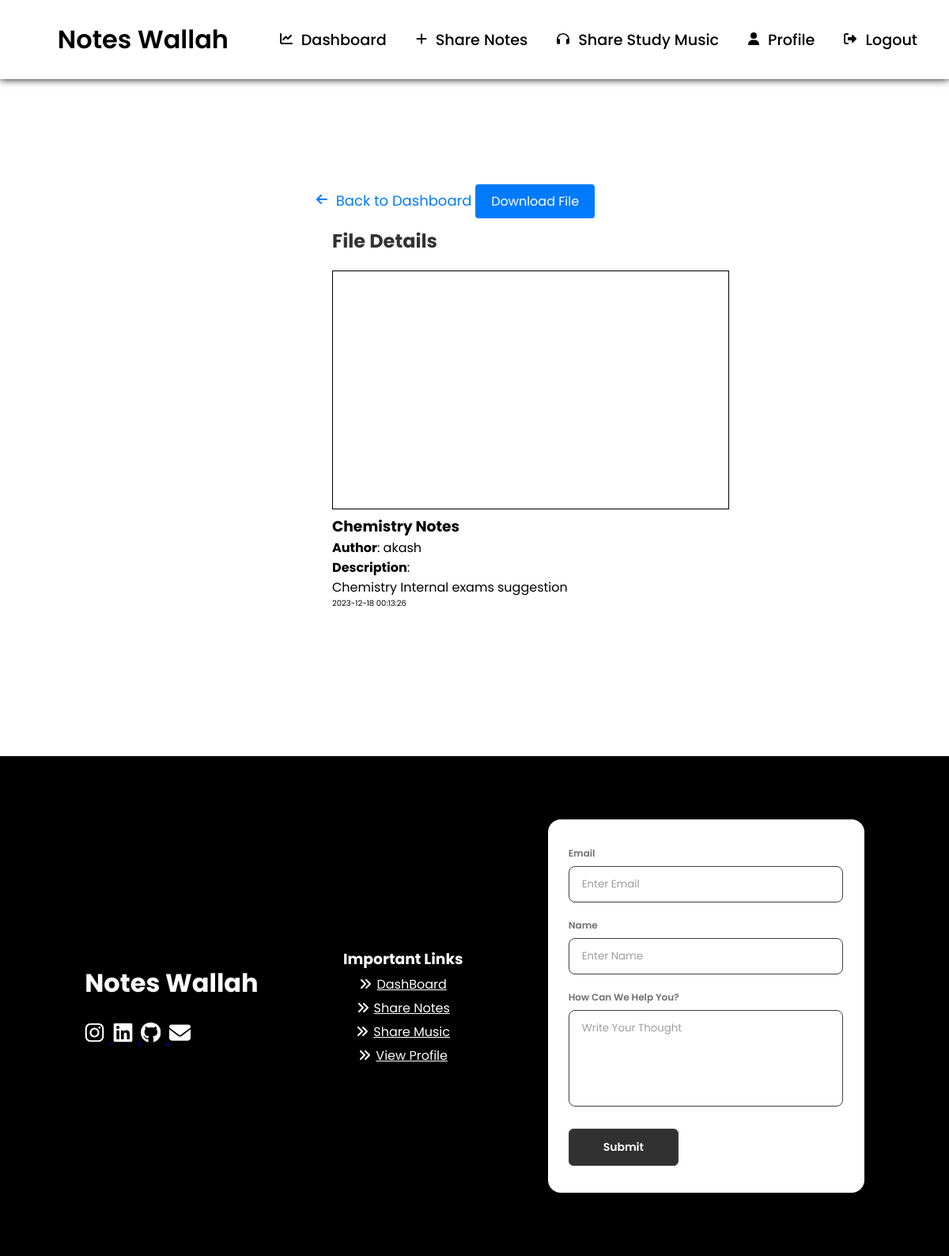
The page /view_post/1 on the database its author committed.
### app.py (models this page shows)
class Post(db.Model):
    id = db.Column(db.Integer, primary_key=True)
    file_name = db.Column(db.String(100), nullable=False)
    file_description = db.Column(db.Text, nullable=True)
    file_path = db.Column(db.String(255), nullable=False)
    posted_at = db.Column(db.DateTime, default=ist_now)
    user_id = db.Column(db.Integer, db.ForeignKey('user.id'), nullable=False)

class User(db.Model):
    id = db.Column(db.Integer, primary_key=True)
    username = db.Column(db.String(30), nullable=False)
    email = db.Column(db.Text, nullable=False)
    password = db.Column(db.Text, nullable=False)
    posts = db.relationship('Post', backref='author', lazy=True)
    musics = db.relationship('Music', backref='author', lazy=True)
    profile_picture = db.Column(db.String(255), default='static/img/default.png')

### app.py (the view)
@app.route('/view_post/<int:post_id>')
def view_post(post_id):
    post = Post.query.get(post_id)
    file_path = post.file_path.replace("static/", "")
    if post:
        return render_template('view_post.html', post=post, file_path=file_path)
    else:
        abort(404)

### templates/view_post.html (shortened to what this page needs)
{% extends 'base.html' %}
{% block body %}
<div class="nav">
    <span id="mobileFriendlyHeader" style="display: flex; align-items: center; justify-content: space-between; margin: auto;">
        <a href="/dashboard" class="nav-brand">Notes Wallah</a>
    </span>
    <div class="nav-links">
        <a href="/dashboard">
            Dashboard
        </a>
        <a href="/create_post">
            <svg xmlns="http://www.w3.org/2000/svg" height="16" width="14" viewBox="0 0 448 512">
                <path fill="#000000"
                    d="M256 80c0-17.7-14.3-32-32-32s-32 14.3-32 32V224H48c-17.7 0-32 14.3-32 32s14.3 32 32 32H192V432c0 17.7 14.3 32 32 32s32-14.3 32-32V288H400c17.7 0 32-14.3 32-32s-14.3-32-32-32H256V80z" />
            </svg>
            Share Notes
        </a>
        <a href="/study_music">
            Share Study Music
        </a>
        <a href="/profile">
            <svg xmlns="http://www.w3.org/2000/svg" height="16" width="14" viewBox="0 0 448 512">
                <path fill="#000000"
                    d="M224 256A128 128 0 1 0 224 0a128 128 0 1 0 0 256zm-45.7 48C79.8 304 0 383.8 0 482.3C0 498.7 13.3 512 29.7 512H418.3c16.4 0 29.7-13.3 29.7-29.7C448 383.8 368.2 304 269.7 304H178.3z" />
            </svg>
            Profile
        </a>
        <a href="/logout">
            Logout
        </a>
    </div>
</div>
<div class="file-container" style="margin-top: 15vh;">
    <a href="/dashboard" style="color: #007bff; text-decoration: none; font-size: 18px; text-align: center;">
        Back to Dashboard
    </a>
    <a href="{{ url_for('download_file', post_id=post.id) }}" class="btn btn-primary">Download File</a>
    <div class="card">
        <div class="card-body">
            <h2 class="card-title">File Details</h2>
            <div class="post-details">
                {% if post.file_path %}
                <iframe src="{{url_for('static', filename=file_path)}}" frameborder="0" width="500" height="300"
                    style="border: 1px solid black;"></iframe>
                {% else %}
                <iframe src="Not Found" frameborder="0" width="500" height="300"
                    style="border: 1px solid black;"></iframe>
                {% endif %}
                <h3>{{ post.file_name }}</h3>
                <p class="text-muted"><b>Author</b>: {{ post.author.username }}</p>
                <p><b>Description</b>: <br> {{ post.file_description }}</p>
                <p class="text-muted" style="font-size: 10px;">{{ post.posted_at.strftime('%Y-%m-%d %H:%M:%S') }}</p>
                <br>
            </div>
        </div>
    </div>
</div>
{% endblock %}

### static/style.css (style rules this page uses)
* { margin: 0; padding: 0; font-family: 'Poppins', sans-serif; }
.nav { width: 100%; height: 100px; display: flex; align-items: center; justify-content: space-between; box-shadow: 0 0 10px #000; background-color: #fff; position: sticky; top: 0; z-index: 1; }
.nav-brand { margin-left: 5vh; }
.nav-brand { font-size: 2rem; font-weight: 600; color: #000; text-decoration: none; }
.nav { position: absolute; top: 0; width: 100%; height: 100px; box-shadow: 0 0 10px #000; display: flex; align-items: center; justify-content: space-between; }
.nav .nav-brand { margin-left: 5vh; }
.nav .nav-brand { font-size: 2rem; font-weight: 600; color: #000; text-decoration: none; }
.nav .nav-links { margin-right: 5vh; }
.nav .nav-links a { font-size: 1.2rem; font-weight: 500; color: #000; text-decoration: none; margin-left: 2rem; }
.file-container { margin: 20px; }
.card { width: 400px; margin: auto; }
.card-body { padding: 20px; }
.card-title { color: #333; }
.post-details { margin-top: 20px; }
.btn-primary { background-color: #007bff; color: #fff; padding: 10px 20px; text-decoration: none; border-radius: 4px; }
svg { margin-right: 0.5vw; }

### rows shown on the page
Post: file_name "Chemistry Notes", file_description "Chemistry Internal exams suggestion", posted_at "2023-12-18 00:13:26"
User: author.username "akash"
